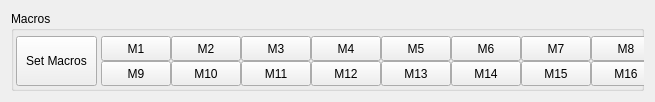
<?xml version="1.0" encoding="UTF-8"?>
<ui version="4.0">
 <class>MacroPlugin</class>
 <widget class="QFrame" name="MacroPlugin">
  <property name="geometry">
   <rect>
    <x>0</x>
    <y>0</y>
    <width>655</width>
    <height>99</height>
   </rect>
  </property>
  <property name="windowTitle">
   <string>Frame</string>
  </property>
  <layout class="QVBoxLayout" name="verticalLayout">
   <item>
    <widget class="QGroupBox" name="m_gb_macros">
     <property name="sizePolicy">
      <sizepolicy hsizetype="Preferred" vsizetype="Preferred">
       <horstretch>0</horstretch>
       <verstretch>0</verstretch>
      </sizepolicy>
     </property>
     <property name="minimumSize">
      <size>
       <width>0</width>
       <height>80</height>
      </size>
     </property>
     <property name="title">
      <string>Macros</string>
     </property>
     <widget class="QPushButton" name="m_bt_set_macros">
      <property name="geometry">
       <rect>
        <x>5</x>
        <y>25</y>
        <width>81</width>
        <height>50</height>
       </rect>
      </property>
      <property name="toolTip">
       <string>Open macro settings dialog</string>
      </property>
      <property name="text">
       <string>Set Macros</string>
      </property>
     </widget>
     <widget class="QPushButton" name="m_bt_macro_1">
      <property name="geometry">
       <rect>
        <x>90</x>
        <y>25</y>
        <width>70</width>
        <height>25</height>
       </rect>
      </property>
      <property name="text">
       <string>M1</string>
      </property>
     </widget>
     <widget class="QPushButton" name="m_bt_macro_2">
      <property name="geometry">
       <rect>
        <x>160</x>
        <y>25</y>
        <width>70</width>
        <height>25</height>
       </rect>
      </property>
      <property name="text">
       <string>M2</string>
      </property>
     </widget>
     <widget class="QPushButton" name="m_bt_macro_3">
      <property name="geometry">
       <rect>
        <x>230</x>
        <y>25</y>
        <width>70</width>
        <height>25</height>
       </rect>
      </property>
      <property name="text">
       <string>M3</string>
      </property>
     </widget>
     <widget class="QPushButton" name="m_bt_macro_4">
      <property name="geometry">
       <rect>
        <x>300</x>
        <y>25</y>
        <width>70</width>
        <height>25</height>
       </rect>
      </property>
      <property name="text">
       <string>M4</string>
      </property>
     </widget>
     <widget class="QPushButton" name="m_bt_macro_5">
      <property name="geometry">
       <rect>
        <x>370</x>
        <y>25</y>
        <width>70</width>
        <height>25</height>
       </rect>
      </property>
      <property name="text">
       <string>M5</string>
      </property>
     </widget>
     <widget class="QPushButton" name="m_bt_macro_6">
      <property name="geometry">
       <rect>
        <x>440</x>
        <y>25</y>
        <width>70</width>
        <height>25</height>
       </rect>
      </property>
      <property name="text">
       <string>M6</string>
      </property>
     </widget>
     <widget class="QPushButton" name="m_bt_macro_7">
      <property name="geometry">
       <rect>
        <x>510</x>
        <y>25</y>
        <width>70</width>
        <height>25</height>
       </rect>
      </property>
      <property name="text">
       <string>M7</string>
      </property>
     </widget>
     <widget class="QPushButton" name="m_bt_macro_8">
      <property name="geometry">
       <rect>
        <x>580</x>
        <y>25</y>
        <width>70</width>
        <height>25</height>
       </rect>
      </property>
      <property name="text">
       <string>M8</string>
      </property>
     </widget>
     <widget class="QPushButton" name="m_bt_macro_9">
      <property name="geometry">
       <rect>
        <x>90</x>
        <y>50</y>
        <width>70</width>
        <height>25</height>
       </rect>
      </property>
      <property name="text">
       <string>M9</string>
      </property>
     </widget>
     <widget class="QPushButton" name="m_bt_macro_10">
      <property name="geometry">
       <rect>
        <x>160</x>
        <y>50</y>
        <width>70</width>
        <height>25</height>
       </rect>
      </property>
      <property name="text">
       <string>M10</string>
      </property>
     </widget>
     <widget class="QPushButton" name="m_bt_macro_11">
      <property name="geometry">
       <rect>
        <x>230</x>
        <y>50</y>
        <width>70</width>
        <height>25</height>
       </rect>
      </property>
      <property name="text">
       <string>M11</string>
      </property>
     </widget>
     <widget class="QPushButton" name="m_bt_macro_12">
      <property name="geometry">
       <rect>
        <x>300</x>
        <y>50</y>
        <width>70</width>
        <height>25</height>
       </rect>
      </property>
      <property name="text">
       <string>M12</string>
      </property>
     </widget>
     <widget class="QPushButton" name="m_bt_macro_13">
      <property name="geometry">
       <rect>
        <x>370</x>
        <y>50</y>
        <width>70</width>
        <height>25</height>
       </rect>
      </property>
      <property name="text">
       <string>M13</string>
      </property>
     </widget>
     <widget class="QPushButton" name="m_bt_macro_14">
      <property name="geometry">
       <rect>
        <x>440</x>
        <y>50</y>
        <width>70</width>
        <height>25</height>
       </rect>
      </property>
      <property name="text">
       <string>M14</string>
      </property>
     </widget>
     <widget class="QPushButton" name="m_bt_macro_15">
      <property name="geometry">
       <rect>
        <x>510</x>
        <y>50</y>
        <width>70</width>
        <height>25</height>
       </rect>
      </property>
      <property name="text">
       <string>M15</string>
      </property>
     </widget>
     <widget class="QPushButton" name="m_bt_macro_16">
      <property name="geometry">
       <rect>
        <x>580</x>
        <y>50</y>
        <width>70</width>
        <height>25</height>
       </rect>
      </property>
      <property name="text">
       <string>M16</string>
      </property>
     </widget>
    </widget>
   </item>
  </layout>
 </widget>
 <resources/>
 <connections/>
</ui>
